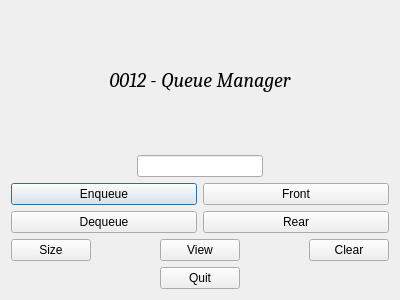
<?xml version="1.0" encoding="UTF-8"?>
<ui version="4.0">
 <class>Dialog</class>
 <widget class="QDialog" name="Dialog">
  <property name="geometry">
   <rect>
    <x>0</x>
    <y>0</y>
    <width>400</width>
    <height>300</height>
   </rect>
  </property>
  <property name="windowTitle">
   <string>Dialog</string>
  </property>
  <layout class="QVBoxLayout" name="verticalLayout">
   <item>
    <widget class="QLabel" name="label">
     <property name="font">
      <font>
       <family>Caladea</family>
       <pointsize>15</pointsize>
       <italic>true</italic>
      </font>
     </property>
     <property name="text">
      <string>0012 - Queue Manager</string>
     </property>
     <property name="alignment">
      <set>Qt::AlignCenter</set>
     </property>
    </widget>
   </item>
   <item>
    <layout class="QHBoxLayout" name="horizontalLayout_3">
     <item>
      <spacer name="horizontalSpacer_5">
       <property name="orientation">
        <enum>Qt::Horizontal</enum>
       </property>
       <property name="sizeHint" stdset="0">
        <size>
         <width>40</width>
         <height>20</height>
        </size>
       </property>
      </spacer>
     </item>
     <item>
      <widget class="QLineEdit" name="lineEdit"/>
     </item>
     <item>
      <spacer name="horizontalSpacer_6">
       <property name="orientation">
        <enum>Qt::Horizontal</enum>
       </property>
       <property name="sizeHint" stdset="0">
        <size>
         <width>40</width>
         <height>20</height>
        </size>
       </property>
      </spacer>
     </item>
    </layout>
   </item>
   <item>
    <layout class="QGridLayout" name="gridLayout">
     <item row="0" column="0">
      <widget class="QPushButton" name="pushButton">
       <property name="text">
        <string>Enqueue</string>
       </property>
      </widget>
     </item>
     <item row="0" column="1">
      <widget class="QPushButton" name="pushButton_2">
       <property name="text">
        <string>Front</string>
       </property>
      </widget>
     </item>
     <item row="1" column="0">
      <widget class="QPushButton" name="pushButton_3">
       <property name="text">
        <string>Dequeue</string>
       </property>
      </widget>
     </item>
     <item row="1" column="1">
      <widget class="QPushButton" name="pushButton_4">
       <property name="text">
        <string>Rear</string>
       </property>
      </widget>
     </item>
    </layout>
   </item>
   <item>
    <layout class="QHBoxLayout" name="horizontalLayout">
     <item>
      <widget class="QPushButton" name="pushButton_5">
       <property name="text">
        <string>Size</string>
       </property>
      </widget>
     </item>
     <item>
      <spacer name="horizontalSpacer">
       <property name="orientation">
        <enum>Qt::Horizontal</enum>
       </property>
       <property name="sizeHint" stdset="0">
        <size>
         <width>40</width>
         <height>20</height>
        </size>
       </property>
      </spacer>
     </item>
     <item>
      <widget class="QPushButton" name="pushButton_6">
       <property name="text">
        <string>View</string>
       </property>
      </widget>
     </item>
     <item>
      <spacer name="horizontalSpacer_2">
       <property name="orientation">
        <enum>Qt::Horizontal</enum>
       </property>
       <property name="sizeHint" stdset="0">
        <size>
         <width>40</width>
         <height>20</height>
        </size>
       </property>
      </spacer>
     </item>
     <item>
      <widget class="QPushButton" name="pushButton_7">
       <property name="text">
        <string>Clear</string>
       </property>
      </widget>
     </item>
    </layout>
   </item>
   <item>
    <layout class="QHBoxLayout" name="horizontalLayout_2">
     <item>
      <spacer name="horizontalSpacer_4">
       <property name="orientation">
        <enum>Qt::Horizontal</enum>
       </property>
       <property name="sizeHint" stdset="0">
        <size>
         <width>40</width>
         <height>20</height>
        </size>
       </property>
      </spacer>
     </item>
     <item>
      <widget class="QPushButton" name="pushButton_8">
       <property name="text">
        <string>Quit</string>
       </property>
      </widget>
     </item>
     <item>
      <spacer name="horizontalSpacer_3">
       <property name="orientation">
        <enum>Qt::Horizontal</enum>
       </property>
       <property name="sizeHint" stdset="0">
        <size>
         <width>40</width>
         <height>20</height>
        </size>
       </property>
      </spacer>
     </item>
    </layout>
   </item>
  </layout>
 </widget>
 <layoutdefault spacing="6" margin="11"/>
 <resources/>
 <connections/>
</ui>
